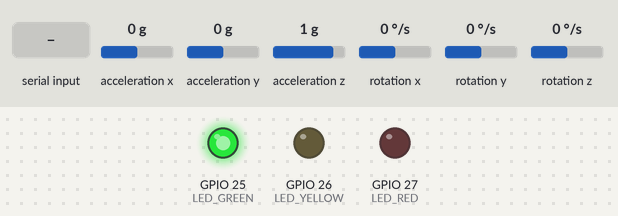
This sketch was run on a simulated ESP32. On the bench: output pins drawn as LEDs (lit = HIGH). Wiring (inferred from the names in the program): MPU-6050 motion sensor at I2C address 0x68. The inputs (shaded band) are chosen by the test bench; at power-on: acceleration x 0 g, acceleration y 0 g, acceleration z 1 g, rotation x 0 °/s, rotation y 0 °/s, rotation z 0 °/s. What the sketch prints to the serial monitor is not drawn.

Above: at 1.2 s.
1.3 s: "W" received over Serial
At 2.3 s:
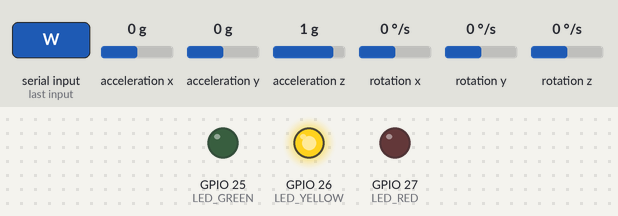
2.8 s: "E" received over Serial
At 3.6 s:
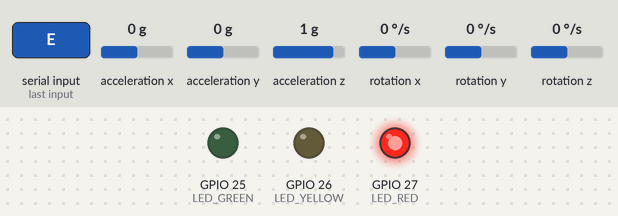
10.3 s: "C" received over Serial
At 11.5 s:
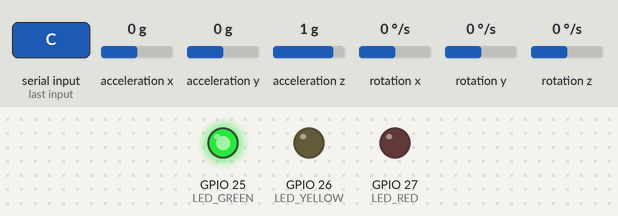
Timing chart, 0 to 13.3 s (numbered marks = the images above; inputs shaded):
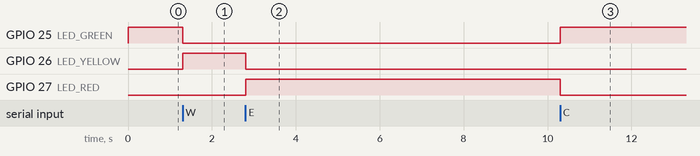

Measured:
- after the input at 1.3 s, GPIO 25 (LED_GREEN): HIGH → LOW at once; GPIO 26 (LED_YELLOW): LOW → HIGH at once
- after the input at 2.8 s, GPIO 26 (LED_YELLOW): HIGH → LOW at once; GPIO 27 (LED_RED): LOW → HIGH at once
- after the input at 10.3 s, GPIO 25 (LED_GREEN): LOW → HIGH at once; GPIO 27 (LED_RED): HIGH → LOW at once

The sketch:

esp32_imu_hud.ino
```cpp
/*
 * GARUDA: ESP32 MPU6050 & Helmet Visor Controller
 * Dual-stream edge telemetry for GARUDA Rider Intent Prediction
 */

#include <Wire.h>

const uint8_t MPU6050_ADDRESS = 0x68;
const uint8_t LED_GREEN = 25;
const uint8_t LED_YELLOW = 26;
const uint8_t LED_RED = 27;
const float ACCEL_SCALE = 16384.0f;
const float GYRO_SCALE = 131.0f;

void setLeds(bool green, bool yellow, bool red) {
  digitalWrite(LED_GREEN, green ? HIGH : LOW);
  digitalWrite(LED_YELLOW, yellow ? HIGH : LOW);
  digitalWrite(LED_RED, red ? HIGH : LOW);
}

int16_t readWord(uint8_t reg) {
  Wire.beginTransmission(MPU6050_ADDRESS);
  Wire.write(reg);
  Wire.endTransmission(false);
  Wire.requestFrom(MPU6050_ADDRESS, (uint8_t)2);
  return (int16_t)((Wire.read() << 8) | Wire.read());
}

void setup() {
  Serial.begin(115200);
  Serial.println("GARUDA_HARDWARE_READY");
  Wire.begin();
  pinMode(LED_GREEN, OUTPUT);
  pinMode(LED_YELLOW, OUTPUT);
  pinMode(LED_RED, OUTPUT);
  Wire.beginTransmission(MPU6050_ADDRESS);
  Wire.write(0x6B);
  Wire.write(0x00);
  Wire.endTransmission(true);
  setLeds(true, false, false);
}

void loop() {
  if (Serial.available()) {
    char command = Serial.read();
    if (command == 'C') setLeds(true, false, false);
    if (command == 'W') setLeds(false, true, false);
    if (command == 'E') setLeds(false, false, true);
  }
  int16_t ax = readWord(0x3B), ay = readWord(0x3D), az = readWord(0x3F);
  int16_t gx = readWord(0x43), gy = readWord(0x45), gz = readWord(0x47);
  Serial.printf("%.4f,%.4f,%.4f,%.4f,%.4f,%.4f\n", (float)gx / GYRO_SCALE, (float)gy / GYRO_SCALE, (float)gz / GYRO_SCALE, (float)ax / ACCEL_SCALE * 9.81f, (float)ay / ACCEL_SCALE * 9.81f, (float)az / ACCEL_SCALE * 9.81f);
  delay(10);
}
```
